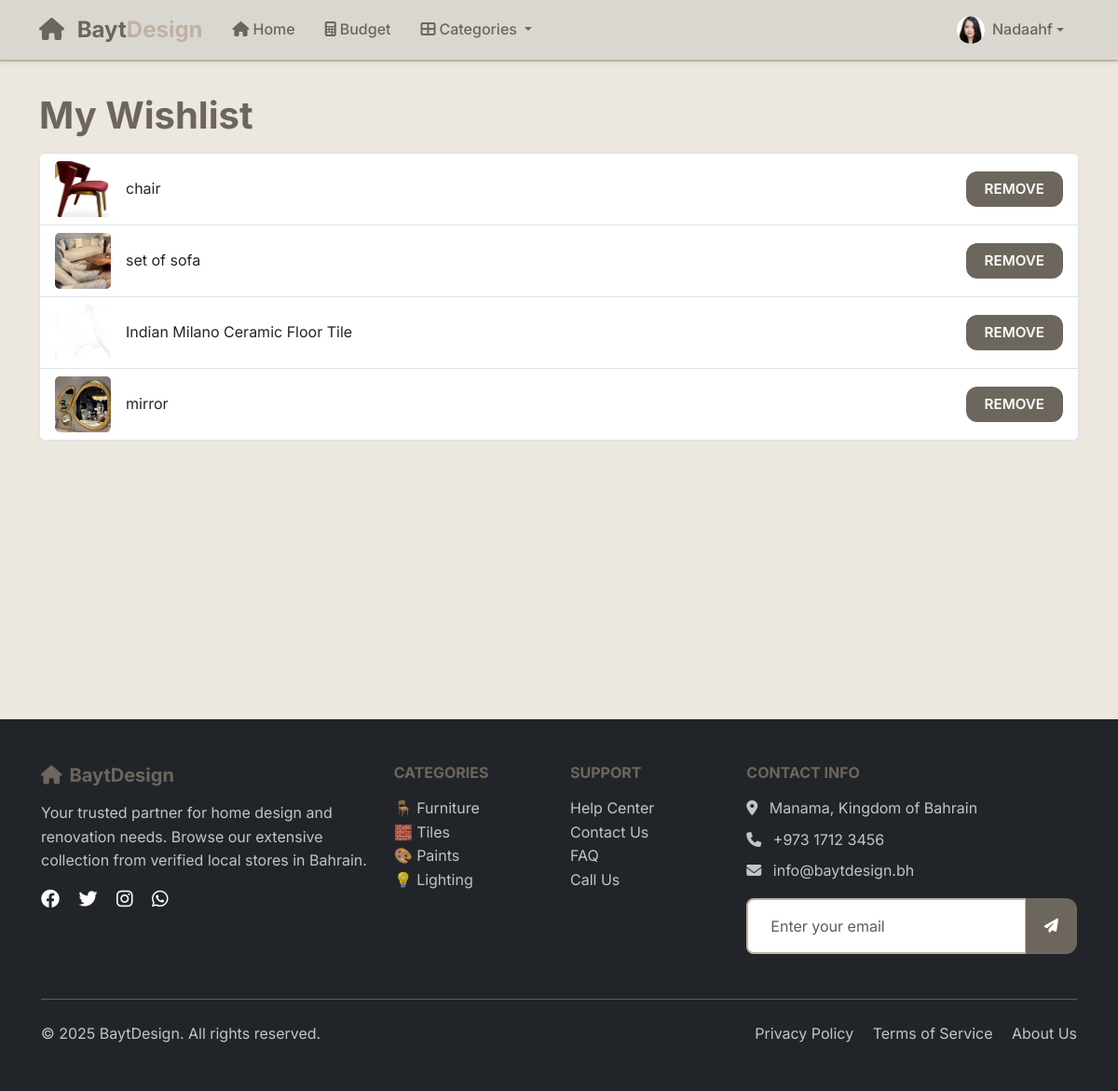
Page /wishlist/ (signed in) on the committed database.
### main_app/models.py (models this page shows, shortened)
class UserProfile(models.Model):
    user = models.OneToOneField(User, on_delete=models.CASCADE, related_name='userprofile')
    profile_picture = models.ImageField(upload_to='profile_pictures/', blank=True, null=True)

class Wishlist(models.Model):
    user = models.ForeignKey(User, on_delete=models.CASCADE)
    product = models.ForeignKey(Product, on_delete=models.CASCADE)
    added_at = models.DateTimeField(auto_now_add=True)

class Product(models.Model):
    shop = models.ForeignKey(Shop, on_delete=models.CASCADE)
    name = models.CharField(max_length=200)
    price = models.DecimalField(max_digits=10, decimal_places=2)
    description = models.TextField(blank=True, null=True)
    image = models.ImageField(upload_to='product_images/', blank=True, null=True)  # Added image field
    is_available = models.BooleanField(default=True)

### main_app/views.py (the view)
# urls.py: path('wishlist/', views.wishlist_view, name='wishlist'),
@login_required
def wishlist_view(request):
    wishlist_items = Wishlist.objects.filter(user=request.user)
    return render(request, 'wishlist.html', {'wishlist_items': wishlist_items})

### main_app/templates/wishlist.html (shortened to what this page needs)
{% extends 'base.html' %}
{% load static %}
{% block content %}
<div class="container py-4">
    <h1 class="wish">My Wishlist</h1>
    {% if wishlist_items %}
        <ul class="list-group">
        {% for item in wishlist_items %}
            <li class="list-group-item d-flex justify-content-between align-items-center">
                <div class="d-flex align-items-center gap-3">
                    {% if item.product.image %}
                        <img src="{{ item.product.image.url }}" alt="{{ item.product.name }}" style="width: 60px; height: 60px; object-fit: cover; border-radius: 5px;">
                    {% else %}
                        <img src="{% static 'default-product.png' %}" alt="No image" style="width: 60px; height: 60px; object-fit: cover; border-radius: 5px;">
                    {% endif %}
                    <span>{{ item.product.name }}</span>
                </div>
                <div>
                    <a href="{% url 'remove_from_wishlist' item.id %}" class="btn btn-sm btn-danger">Remove</a>
                </div>
            </li>
        {% endfor %}
        </ul>
    {% else %}
        <p>Your wishlist is empty. <a href="{% url 'home' %}">Browse products</a></p>
    {% endif %}
</div>
{% endblock %}

### main_app/templates/base.html (shortened to what this page needs)
{% load static %}
<!DOCTYPE html>
<html lang="en">
  <head>
    <link href="https://cdn.jsdelivr.net/npm/bootstrap@5.3.2/dist/css/bootstrap.min.css" rel="stylesheet">
    <link rel="stylesheet" href="https://cdnjs.cloudflare.com/ajax/libs/font-awesome/6.4.0/css/all.min.css">
    <link rel="stylesheet" href="{% static 'css/base.css' %}" />
  </head>
  <body>
    <nav class="navbar navbar-expand-lg navbar-light bg-white shadow-sm fixed-top">
      <div class="container">
        <a class="navbar-brand fw-bold" href="/">
          <i class="fas fa-home text-primary me-2"></i>
          <span class="text-primary">Bayt</span><span class="text-secondary">Design</span>
        </a>
        <div class="collapse navbar-collapse" id="navbarNav">
          <ul class="navbar-nav me-auto">
            <li class="nav-item">
              <a class="nav-link" href="/">
                <i class="fas fa-home me-1"></i>Home
              </a>
            </li>
            <li class="nav-item">
              <a class="nav-link" href="{% url 'budget' %}">
                <i class="fas fa-calculator me-1"></i>Budget
              </a>
            </li>
            <li class="nav-item dropdown">
              <a class="nav-link dropdown-toggle" href="#" id="navbarDropdown" role="button" data-bs-toggle="dropdown" aria-expanded="false">
                <i class="fas fa-th-large me-1"></i>Categories
              </a>
            </li>
          </ul>
          <ul class="navbar-nav">
            {% if user.is_authenticated %}
              <li class="nav-item dropdown">
                <a class="nav-link dropdown-toggle d-flex align-items-center" href="#" id="userDropdown" role="button" data-bs-toggle="dropdown" aria-expanded="false">
                  <div class="user-avatar me-2">
                    {% if user.userprofile.profile_picture %}
                      <img src="{{ user.userprofile.profile_picture.url }}" alt="Profile Picture" class="rounded-circle" style="width: 30px; height: 30px; object-fit: cover;">
                    {% else %}
                      <i class="fas fa-user-circle" style="font-size: 30px;"></i>
                    {% endif %}
                  </div>
                  {% if user.first_name %}
                    {{ user.first_name|title }}
                  {% else %}
                    {{ user.username|title }}
                  {% endif %}
                </a>
              </li>
            {% endif %}
          </ul>
        </div>
      </div>
    </nav>
    <main class="main-content">
      {% block content %}{% endblock %}
    </main>
    <footer class="bg-dark text-white py-5 mt-5">
      <div class="container">
        <div class="row">
          <div class="col-lg-4 mb-4">
            <h5 class="text-primary mb-3">
              <i class="fas fa-home me-2"></i>BaytDesign
            </h5>
            <p class="text-light opacity-75">
              Your trusted partner for home design and renovation needs.
              Browse our extensive collection from verified local stores in Bahrain.
            </p>
            <div class="social-links">
              <a href="#" class="text-white me-3">
                <i class="fab fa-facebook fa-lg"></i>
              </a>
              <a href="#" class="text-white me-3">
                <i class="fab fa-twitter fa-lg"></i>
              </a>
              <a href="#" class="text-white me-3">
                <i class="fab fa-instagram fa-lg"></i>
              </a>
              <a href="#" class="text-white">
                <i class="fab fa-whatsapp fa-lg"></i>
              </a>
            </div>
          </div>
          <div class="col-lg-2 col-md-6 mb-4">
            <h6 class="text-uppercase mb-3">Categories</h6>
            <ul class="list-unstyled">
              <li><a href="#" class="text-light opacity-75 text-decoration-none">🪑 Furniture</a></li>
              <li><a href="#" class="text-light opacity-75 text-decoration-none">🧱 Tiles</a></li>
              <li><a href="#" class="text-light opacity-75 text-decoration-none">🎨 Paints</a></li>
              <li><a href="#" class="text-light opacity-75 text-decoration-none">💡 Lighting</a></li>
            </ul>
          </div>
          <div class="col-lg-2 col-md-6 mb-4">
            <h6 class="text-uppercase mb-3">Support</h6>
            <ul class="list-unstyled">
              <li><a href="#" class="text-light opacity-75 text-decoration-none">Help Center</a></li>
              <li><a href="#" class="text-light opacity-75 text-decoration-none">Contact Us</a></li>
              <li><a href="#" class="text-light opacity-75 text-decoration-none">FAQ</a></li>
              <li><a href="tel:+97317123456" class="text-light opacity-75 text-decoration-none">Call Us</a></li>
            </ul>
          </div>
          <div class="col-lg-4 mb-4">
            <h6 class="text-uppercase mb-3">Contact Info</h6>
            <p class="text-light opacity-75 mb-2">
              <i class="fas fa-map-marker-alt me-2"></i>
              Manama, Kingdom of Bahrain
            </p>
            <p class="text-light opacity-75 mb-2">
              <i class="fas fa-phone me-2"></i>
              +973 1712 3456
            </p>
            <p class="text-light opacity-75 mb-3">
              <i class="fas fa-envelope me-2"></i>
              info@baytdesign.bh
            </p>
            <form class="newsletter-form">
              <div class="input-group">
                <input type="email" class="form-control" placeholder="Enter your email" required>
                <button class="btn btn-primary" type="submit">
                  <i class="fas fa-paper-plane"></i>
                </button>
              </div>
            </form>
          </div>
        </div>
        <hr class="my-4 opacity-25">
        <div class="row align-items-center">
          <div class="col-md-6">
            <p class="mb-0 text-light opacity-75">
              &copy; {% now "Y" %} BaytDesign. All rights reserved.
            </p>
          </div>
          <div class="col-md-6 text-md-end">
            <a href="#" class="text-light opacity-75 text-decoration-none me-3">Privacy Policy</a>
            <a href="#" class="text-light opacity-75 text-decoration-none me-3">Terms of Service</a>
            <a href="#" class="text-light opacity-75 text-decoration-none">About Us</a>
          </div>
        </div>
      </div>
    </footer>
  </body>
</html>

### main_app/static/css/base.css (style rules this page uses)
:root { --primary-color: #6c665d; --primary-light: #A69B8D; --primary-dark: #5F7161; --secondary-color: #BFB2A3; --accent-color: #dad7d1; --font-primary: 'Inter', sans-serif; --font-heading: 'Inter', serif; --spacing-xs: 0.25rem; --spacing-sm: 0.5rem; --spacing-md: 1rem; --spacing-lg: 1.5rem; --spacing-xl: 2rem; --spacing-xxl: 3rem; --radius-sm: 0.375rem; --radius-md: 0.5rem; --radius-lg: 0.75rem; --radius-xl: 1rem; --radius-round: 50%; --shadow-sm: 0 1px 3px #5F7161; --shadow-md: 0 4px 6px #5F7161; --shadow-lg: 0 10px 15px #5F7161; --btn-hover-shadow: 0 6px 15px #5F7161; }
* { box-sizing: border-box; }
html { scroll-behavior: smooth; }
body { font-family: var(--font-primary); font-size: 16px; line-height: 1.6; color: var(--primary-color); background-color: #ece7df; min-height: 100vh; margin: 0; padding: 0; }
.main-content { padding-top: 76px; min-height: calc(100vh - 76px); }
h1 { font-family: var(--primary-light); font-weight: 700; line-height: 1.2; color: #decfbe; margin-bottom: var(--spacing-md); }
.wish { color:#6c665d; }
h2, h3, h4, h5, h6 { font-family: var(--font-heading); font-weight: 700; line-height: 1.2; color: var(--primary-color); margin-bottom: var(--spacing-md); }
.navbar { background: var(--accent-color) !important; border-bottom: 2px solid var(--secondary-color); box-shadow: var(--shadow-md); }
.navbar-brand { font-weight: 800; font-size: 1.5rem; color: var(--primary-color) !important; }
.nav-link { color: var(--primary-color) !important; font-weight: 500; padding: var(--spacing-sm) var(--spacing-md) !important; border-radius: var(--radius-md); position: relative; }
.btn { border: none; border-radius: var(--radius-lg); padding: 0.45rem 1.25rem; font-weight: 600; font-size: 0.95rem; text-transform: uppercase; cursor: pointer; color: white; background-color: var(--primary-color); transition: box-shadow 0.3s ease; }
.btn-primary, .btn-success, .btn-danger, .btn-info, .btn-warning, .btn-secondary, .btn-primary:hover, .btn-success:hover, .btn-danger:hover, .btn-info:hover, .btn-warning:hover, .btn-secondary:hover, .btn-primary:focus, .btn-success:focus, .btn-danger:focus, .btn-info:focus, .btn-warning:focus, .btn-secondary:focus, .btn-primary:active, .btn-success:active, .btn-danger:active, .btn-info:active, .btn-warning:active, .btn-secondary:active { background-color: var(--primary-color) !important; color: white !important; border: none !important; box-shadow: none !important; outline: none !important; }
.form-control { border: 2px solid var(--secondary-color); border-radius: var(--radius-md); padding: var(--spacing-md) var(--spacing-lg); background: white; color: var(--primary-color); font-size: 1rem; }
footer { background: var(--primary-color); color: var(--accent-color); padding: var(--spacing-xl); }
footer a { color: var(--accent-color); text-decoration: none; }
.text-primary { color: var(--primary-color) !important; }
.text-secondary { color: var(--secondary-color) !important; }

### rows in the picture
Wishlist: product.image (picture), product.name "chair"
Wishlist: product.image (picture), product.name "set of sofa"
Wishlist: product.image (picture), product.name "Indian Milano Ceramic Floor Tile"
Wishlist: product.image (picture), product.name "mirror"

### other values in the picture
{{ user.first_name|title }} "Nadaahf"
